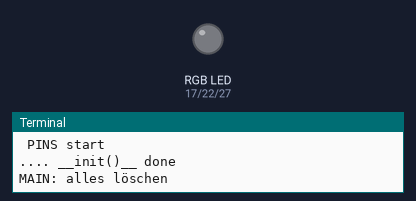
A program run on a simulated Raspberry Pi (BCM pin numbers). On the bench: an RGB LED mixed from three pins (HIGH = lit), the last lines printed to the terminal. At 16.6 s the program stops and its outputs stay as they are.

Above: at 0.05 s.
At 7.0 s:
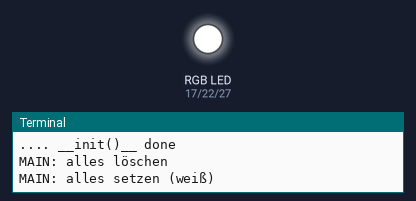
Timing chart, 0 to 9.1 s (numbered marks = the images above):
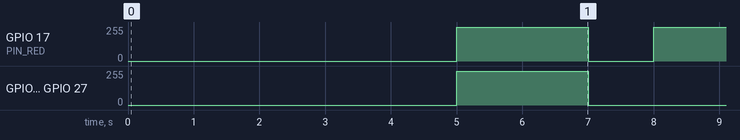

The program:

01_RGB_LED_Strips.py
```python
#!/usr/bin/python
#
# ------------------------------------------------------------------
# Name  : 01_RGB_LED_Strips.py
# ------------------------------------------------------------------
# Source: https://raw.githubusercontent.com/walter-rothlin/RaspberryPi4PiPlates/master/Python_Raspberry/02_SwissSkilla_Jungle/scripts/01_RGB_LED_Strips.py
#
# Description: Swissskills
#
# Autor: Walter Rothlin
#
# History:
# 08-Sep-2025   Walter Rothlin      Initial Version
# ------------------------------------------------------------------
import RPi.GPIO as GPIO
import time

class LEDController:

    PIN_RED   = 17
    PIN_GREEN = 22
    PIN_BLUE  = 27

    def __init__(self):
        print(f'__init()__...')
        GPIO.setmode(GPIO.BCM)
        GPIO.setwarnings(False)

        print(f' PINS as OUT')
        GPIO.setup(self.PIN_RED, GPIO.OUT)
        GPIO.setup(self.PIN_GREEN, GPIO.OUT)
        GPIO.setup(self.PIN_BLUE, GPIO.OUT)

        print(f' PINS as PWM')
        self.pwm_red   = GPIO.PWM(self.PIN_RED, 1000)
        self.pwm_green = GPIO.PWM(self.PIN_GREEN, 1000)
        self.pwm_blue  = GPIO.PWM(self.PIN_BLUE, 1000)

        print(f' PINS start')
        self.pwm_red.start(0)
        self.pwm_green.start(0)
        self.pwm_blue.start(0)

        print(f'.... __init()__ done')

    def set(self, pin, value):
        # common-cathode
        duty = max(0, min(100, int(value / 255 * 100)))
        if pin == self.PIN_RED:
            self.pwm_red.ChangeDutyCycle(duty)
        elif pin == self.PIN_GREEN:
            self.pwm_green.ChangeDutyCycle(duty)
        elif pin == self.PIN_BLUE:
            self.pwm_blue.ChangeDutyCycle(duty)

    def set_01(self, pin, value):
        # common-anode
        value = 255 - value  # 0 -> fully on, 255 -> off
        duty = max(0, min(100, int(value / 255 * 100)))

        if pin == self.PIN_RED:
            self.pwm_red.ChangeDutyCycle(duty)
        elif pin == self.PIN_GREEN:
            self.pwm_green.ChangeDutyCycle(duty)
        elif pin == self.PIN_BLUE:
            self.pwm_blue.ChangeDutyCycle(duty)


    def clear(self):
        self.set(self.PIN_RED, 0)
        self.set(self.PIN_GREEN, 0)
        self.set(self.PIN_BLUE, 0)

    def setGreen(self, value): self.set(self.PIN_GREEN, value)
    def setBlue(self, value):  self.set(self.PIN_BLUE, value)
    def setRed(self, value):   self.set(self.PIN_RED, value)

    def cleanup_old(self):
        # ✅ PWM zuerst stoppen und Referenzen löschen
        for pwm in (self.pwm_red, self.pwm_green, self.pwm_blue):
            try:
                pwm.stop()
            except:
                pass

        self.pwm_red = None
        self.pwm_green = None
        self.pwm_blue = None

        # ✅ Erst danach GPIO cleanup
        GPIO.cleanup()

    def cleanup(self):
        try:
            self.pwm_red.stop()
            self.pwm_green.stop()
            self.pwm_blue.stop()
        except:
            pass

        # Remove objects completely
        self.pwm_red = self.pwm_green = self.pwm_blue = None

        import gc
        gc.collect()  # forces PWM objects to die NOW, not later

        GPIO.cleanup()

    def cleanup_latest(self):
        # Stop PWM
        for pwm in (self.pwm_red, self.pwm_green, self.pwm_blue):
            try:
                pwm.stop()
            except:
                pass

        # Remove PWM references
        self.pwm_red = self.pwm_green = self.pwm_blue = None

        # ⚡ Force all pins HIGH before cleanup
        GPIO.output(self.PIN_RED, GPIO.HIGH)
        GPIO.output(self.PIN_GREEN, GPIO.HIGH)
        GPIO.output(self.PIN_BLUE, GPIO.HIGH)

        GPIO.cleanup()


if __name__ == '__main__':
    led = LEDController()

    try:
        print('MAIN: alles löschen')
        led.clear()
        time.sleep(5)

        print('MAIN: alles setzen (weiß)')
        led.setRed(255)
        led.setGreen(255)
        led.setBlue(255)
        time.sleep(2)

        print('MAIN: alles löschen')
        led.clear()
        time.sleep(1)

        print('MAIN: Red setzen')
        led.setRed(255)
        time.sleep(2)
        led.clear()

        print('MAIN: Green setzen')
        led.setGreen(255)
        time.sleep(2)
        led.clear()

        print('MAIN: Blue setzen')
        led.setBlue(255)
        time.sleep(2)
        led.clear()

        print('MAIN: runter dimmen (weiß → aus)')
        for color in range(255, -1, -1):
            led.setRed(color)
            led.setGreen(color)
            led.setBlue(color)
            time.sleep(0.01)
        led.clear()

    except KeyboardInterrupt:
        print("\nAbbruch durch User")

    finally:
        print("Cleanup GPIO & PWM")
        led.clear()
        led.cleanup()
```

Measured:
- by itself, GPIO 27 (PIN_BLUE): ramps from 255/255 to 0/255 and jumps back, once every 7.0 s
